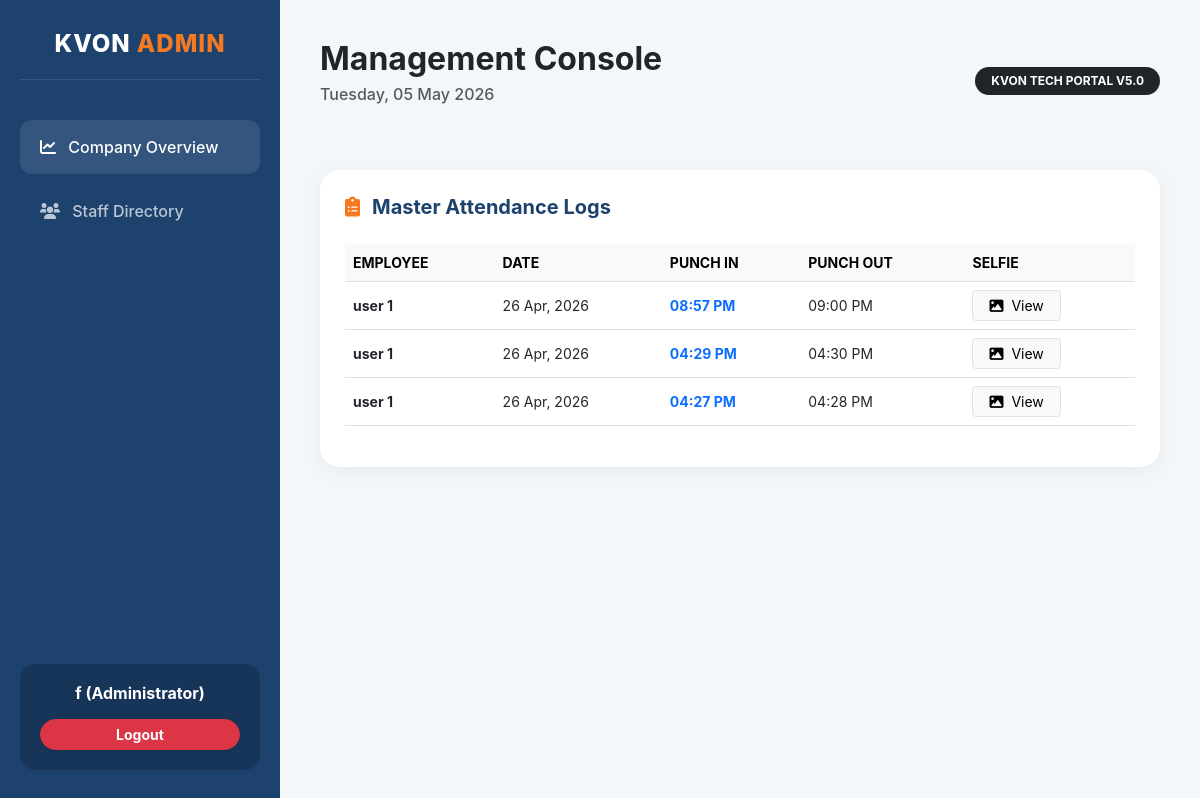
Page /dashboard (signed in) on the earlier database version.
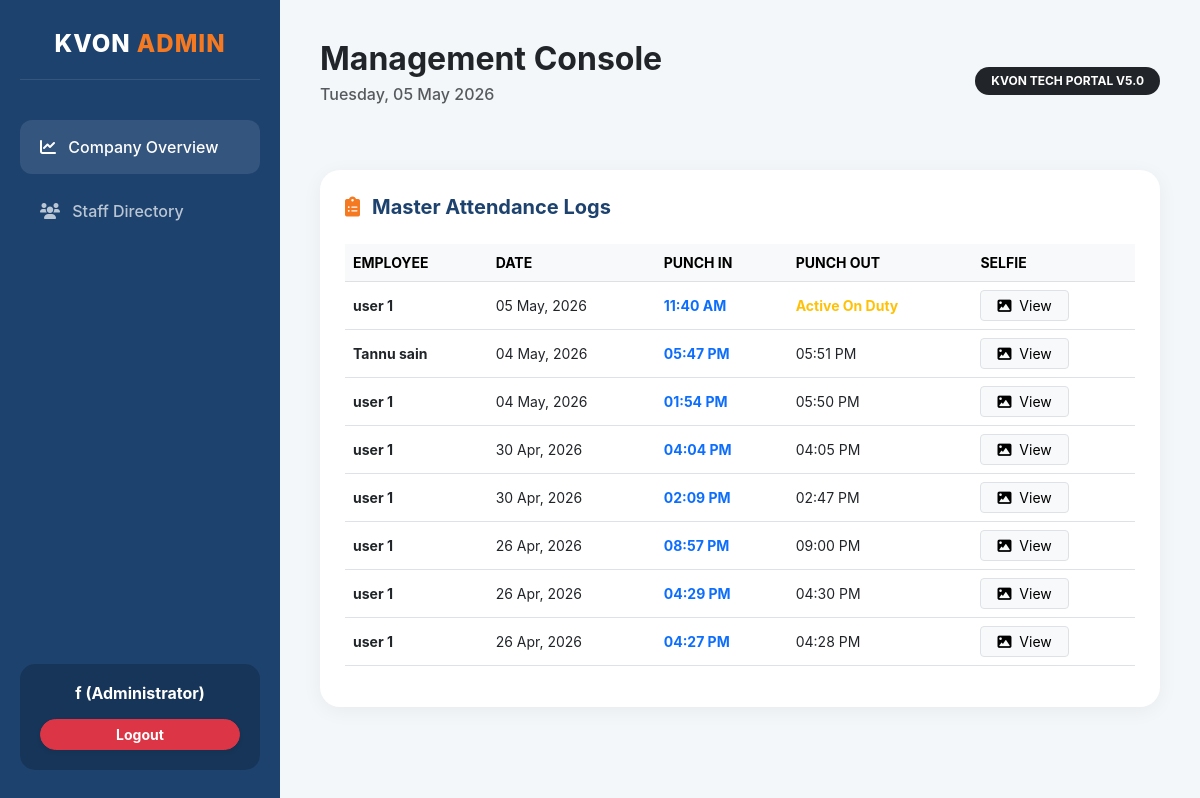
Same page on the later database version.
### app.py (models this page shows)
class User(UserMixin, db.Model):
    id = db.Column(db.Integer, primary_key=True)
    username = db.Column(db.String(80), unique=True, nullable=False)
    email = db.Column(db.String(120), unique=True, nullable=False)
    password = db.Column(db.String(80), nullable=False)
    first_name = db.Column(db.String(80))
    last_name = db.Column(db.String(80))
    emp_id = db.Column(db.String(50), unique=True)
    dob = db.Column(db.String(20))
    role = db.Column(db.String(20), default='employee')
    status = db.Column(db.String(20), default='pending')
    created_at = db.Column(db.DateTime, default=datetime.now)

class Attendance(db.Model):
    id = db.Column(db.Integer, primary_key=True)
    user_id = db.Column(db.Integer, db.ForeignKey('user.id'))
    emp_full_name = db.Column(db.String(160))
    check_in = db.Column(db.DateTime, default=datetime.now)
    check_out = db.Column(db.DateTime, nullable=True)
    location_in = db.Column(db.String(255))
    location_out = db.Column(db.String(255))
    selfie = db.Column(db.String(255))
    total_seconds = db.Column(db.Integer, default=0)

### app.py (the view, shortened to what this page needs)
@app.route('/dashboard')
@login_required
def dashboard():
    today_date = datetime.now().date()
    yesterday_date = today_date - timedelta(days=1)
    week_start = today_date - timedelta(days=7)
    date_display = datetime.now().strftime("%A, %d %B %Y")
    if current_user.role == 'admin':
        logs = Attendance.query.order_by(Attendance.id.desc()).all()
        pending_users = User.query.filter_by(status='pending').all()
        return render_template('admin_dashboard.html', logs=logs, pending=pending_users, today=date_display)

### app.py (called while the page is built)
@login_manager.user_loader
def load_user(user_id):
    return User.query.get(int(user_id))

### templates/admin_dashboard.html (shortened to what this page needs)
<!DOCTYPE html>
<html lang="en">
<head>
    <link href="https://cdn.jsdelivr.net/npm/bootstrap@5.3.0/dist/css/bootstrap.min.css" rel="stylesheet">
    <link rel="stylesheet" href="https://cdnjs.cloudflare.com/ajax/libs/font-awesome/6.0.0/css/all.min.css">
</head>
<body>
    <div class="sidebar">
        <div class="admin-brand">
            <h4>KVON <span>ADMIN</span></h4>
        </div>
        <nav>
            <a href="/dashboard" class="nav-link-admin active-admin"><i class="fa fa-chart-line me-2"></i> Company Overview</a>
            <a href="#" class="nav-link-admin"><i class="fa fa-users me-2"></i> Staff Directory</a>
        </nav>
        <div class="admin-profile">
            <h6 class="fw-bold mb-3">{{ current_user.first_name }} (Administrator)</h6>
            <a href="/logout" class="btn btn-sm btn-danger w-100 rounded-pill fw-bold shadow-sm">Logout</a>
        </div>
    </div>
    <div class="main-content">
        <div class="d-flex justify-content-between align-items-center mb-5">
            <div>
                <h2 class="fw-bold text-dark mb-1">Management Console</h2>
                <p class="text-muted fw-medium">{{ today }}</p>
            </div>
            <div>
                <span class="badge bg-dark px-3 py-2 rounded-pill">KVON TECH PORTAL V5.0</span>
            </div>
        </div>
        <div class="admin-card">
            <h5 class="section-title"><i class="fa fa-clipboard-list"></i> Master Attendance Logs</h5>
            <div class="table-responsive">
                <table class="table table-hover align-middle">
                    <thead class="table-light small text-uppercase">
                        <tr><th>Employee</th><th>Date</th><th>Punch In</th><th>Punch Out</th><th>Selfie</th></tr>
                    </thead>
                    <tbody class="small">
                        {% for log in logs %}
                        <tr>
                            <td><div class="fw-bold text-dark">{{ log.emp_full_name }}</div></td>
                            <td>{{ log.check_in.strftime('%d %b, %Y') }}</td>
                            <td class="text-primary fw-bold">{{ log.check_in.strftime('%I:%M %p') }}</td>
                            <td>
                                {% if log.check_out %}
                                    {{ log.check_out.strftime('%I:%M %p') }}
                                {% else %}
                                    <span class="text-warning fw-bold">Active On Duty</span>
                                {% endif %}
                            </td>
                            <td>
                                <a href="/static/uploads/{{ log.selfie }}" target="_blank" class="btn btn-sm btn-light border px-3">
                                    <i class="fa fa-image me-1"></i> View
                                </a>
                            </td>
                        </tr>
                        {% endfor %}
                    </tbody>
                </table>
            </div>
        </div>
    </div>
</body>
</html>

### templates/admin_dashboard.html (style rules this page uses)
:root { --kvon-blue: #1d426e; --kvon-orange: #f47920; --bg-light: #f4f7fa; }
body { background: var(--bg-light); font-family: 'Inter', sans-serif; margin: 0; }
.sidebar { height: 100vh; width: 280px; position: fixed; background: var(--kvon-blue); color: white; padding: 30px 20px; z-index: 1000; display: flex; flex-direction: column; }
.main-content { margin-left: 280px; padding: 40px; min-height: 100vh; }
.admin-brand { text-align: center; margin-bottom: 40px; padding-bottom: 20px; border-bottom: 1px solid rgba(255,255,255,0.1); }
.admin-brand h4 { font-weight: 800; letter-spacing: 1px; margin: 0; }
.admin-brand span { color: var(--kvon-orange); }
.nav-link-admin { color: rgba(255,255,255,0.7); padding: 15px 20px; display: block; text-decoration: none; border-radius: 12px; margin-bottom: 10px; transition: 0.3s; font-weight: 500; }
.nav-link-admin:hover, .active-admin { background: rgba(255,255,255,0.1); color: white; }
.admin-profile { margin-top: auto; padding: 20px; background: rgba(0,0,0,0.2); border-radius: 15px; text-align: center; }
.admin-card { border: none; border-radius: 20px; background: white; box-shadow: 0 4px 20px rgba(0,0,0,0.05); padding: 25px; margin-bottom: 30px; }
.section-title { font-weight: 700; color: var(--kvon-blue); margin-bottom: 25px; display: flex; align-items: center; }
.section-title i { margin-right: 12px; color: var(--kvon-orange); }

Differences in the rows shown:
added Attendance: emp_full_name "user 1", check_in "05 May, 2026", check_in "11:40 AM", shows "Active On Duty"
added Attendance: emp_full_name "Tannu sain", check_in "04 May, 2026", check_in "05:47 PM", check_out "05:51 PM"
added Attendance: emp_full_name "user 1", check_in "04 May, 2026", check_in "01:54 PM", check_out "05:50 PM"
added Attendance: emp_full_name "user 1", check_in "30 Apr, 2026", check_in "04:04 PM", check_out "04:05 PM"
added Attendance: emp_full_name "user 1", check_in "30 Apr, 2026", check_in "02:09 PM", check_out "02:47 PM"
